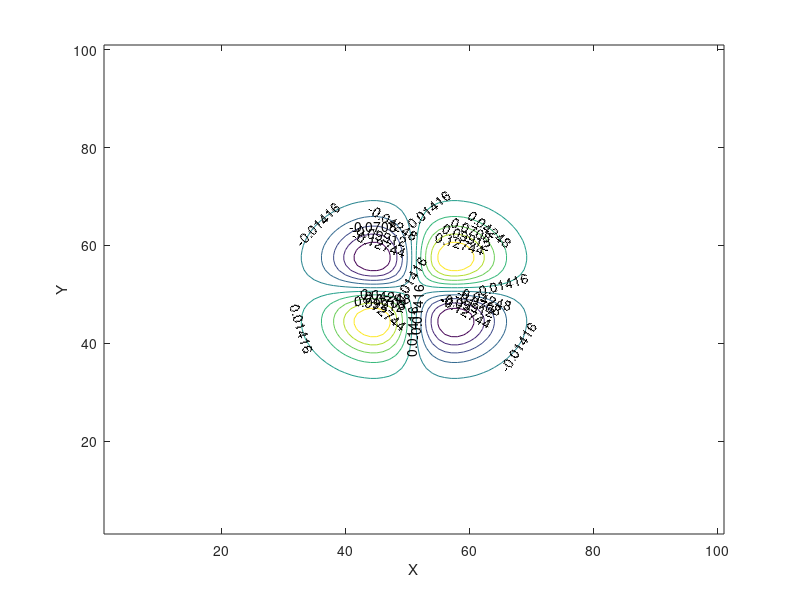

Write the MATLAB code that produced this figure.
[x,y] = meshgrid(-5:.1:5);
z = exp(-x.^2-y.^2).*sin(x).*sin(y);
figure
contour(z,'ShowText','on')
xlabel('X')
ylabel('Y')